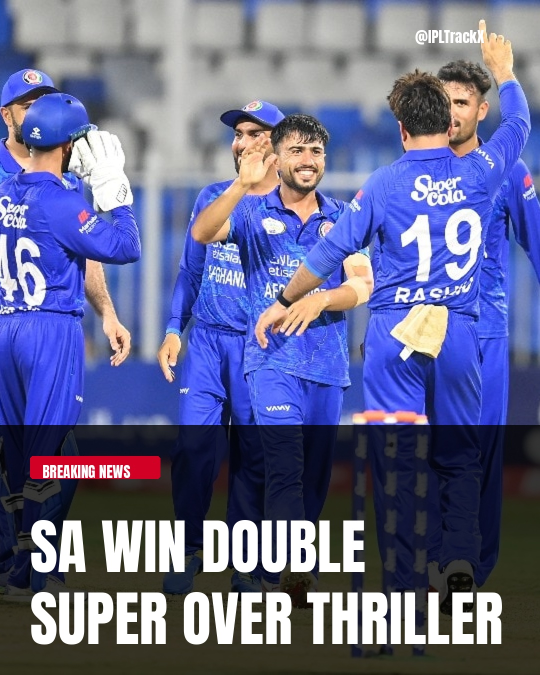
#> input picture final_post.jpg, 1080 x 1350 px (shown at 1/2 size)
$ python qc_vision.py   (older library calls are emulated)
#> lines starting #> are read from the running program, lines starting #| are printed output that depends on the picture
import cv2
import numpy as np
import os
import sys
import time
import requests

# --- CONFIGURATION ---
BASE_DIR = os.path.abspath(os.path.join(os.path.dirname(__file__), '..'))
FINAL_IMAGE = os.path.join(BASE_DIR, "final_post.jpg")
LOG_DIR = os.path.join(BASE_DIR, "logs")
TEMP_DIR = os.path.join(BASE_DIR, "temp")

# --- FACE DETECTION MODEL SETUP ---
def get_haarcascade_path():
    """Robustly finds or downloads Face Detection Model"""
    # 1. Try standard OpenCV path
    try:
        path = os.path.join(cv2.data.haarcascades, "haarcascade_frontalface_default.xml")
        if os.path.exists(path): return path
    except: pass

    # 2. Check temp/
    local_path = os.path.join(TEMP_DIR, "haarcascade_frontalface_default.xml")
    if os.path.exists(local_path): return local_path

    # 3. DOWNLOAD IT
    print("📥 QC: Downloading Face Model...")
    url = "https://raw.githubusercontent.com/opencv/opencv/master/data/haarcascades/haarcascade_frontalface_default.xml"
    try:
        if not os.path.exists(TEMP_DIR): os.makedirs(TEMP_DIR)
        response = requests.get(url)
        with open(local_path, 'wb') as f: f.write(response.content)
        return local_path
    except: return None

def log_qc(score, status, issues):
    timestamp = time.strftime("%Y-%m-%d %H:%M:%S")
    log_msg = f"[{timestamp}] QC Score: {score} | Status: {status} | Issues: {', '.join(issues)}"
    print(f"👮‍♂️ {log_msg}")

    if not os.path.exists(LOG_DIR): os.makedirs(LOG_DIR)
    with open(os.path.join(LOG_DIR, "performance.log"), 'a') as f:
        f.write(log_msg + "\n")

# --- CHECKS ---
def check_resolution(img):
    h, w, _ = img.shape
    if w >= 2048: return 15
    elif w >= 1080: return 10
    return 0

def check_visual_quality(img):
    gray = cv2.cvtColor(img, cv2.COLOR_BGR2GRAY)
    blur = cv2.Laplacian(gray, cv2.CV_64F).var()
    if blur > 120: return 10
    if blur > 80: return 5
    return 0

def check_subject_safety(img):
    model_path = get_haarcascade_path()
    if not model_path: return 20, "Face Check Skipped"

    gray = cv2.cvtColor(img, cv2.COLOR_BGR2GRAY)
    face_cascade = cv2.CascadeClassifier(model_path)
    faces = face_cascade.detectMultiScale(gray, 1.1, 5, minSize=(100, 100))

    h, w, _ = img.shape
    margin = int(w * 0.05)

    if len(faces) == 0: return 20, "No Face Detected"
    for (x, y, fw, fh) in faces:
        if x < margin or y < margin or (x+fw) > (w-margin):
            return 0, "Face too close to edge"
    return 20, "Faces Safe"

def check_text_contrast(img):
    lab = cv2.cvtColor(img, cv2.COLOR_BGR2LAB)
    l, _, _ = cv2.split(lab)
    if l.std() > 45: return 20
    if l.std() > 25: return 10
    return 0

def check_safe_margins(img):
    h, w, _ = img.shape
    margin = int(w * 0.08)
    crops = [img[:, :margin], img[:, w-margin:], img[:margin, :], img[h-margin:, :]]
    clean = 0
    for crop in crops:
        if np.mean(cv2.Canny(crop, 100, 200)) < 15: clean += 1
    if clean >= 3: return 15
    if clean >= 1: return 5
    return 0

def check_layout_balance(img):
    gray = cv2.cvtColor(img, cv2.COLOR_BGR2GRAY)
    h, w = gray.shape
    M = cv2.moments(gray)
    if M["m00"] == 0: return 0
    cX = int(M["m10"] / M["m00"])
    dev = abs(cX - w//2) / (w//2)
    if dev < 0.2: return 20
    if dev < 0.4: return 10
    return 5

# --- MAIN RUNNER ---
def run_qc():
    print("👮‍♂️ QC VISION: Starting Advanced Scan...")

    if not os.path.exists(FINAL_IMAGE):
        print("❌ FAIL: No image found.")
        sys.exit(1)

    try:
        img = cv2.imread(FINAL_IMAGE)
#> img is the input picture: shape (1350, 1080, 3); mean B, G, R 144, 105.6, 103.1
        if img is None:
            print("❌ FAIL: Corrupted image file.")
            sys.exit(1)

        total = 0
        issues = []

        # FIX: Single variable return for resolution
        score = check_resolution(img)
#> score = 10
        total += score
#> total = 10
        if score == 0: issues.append("Low Res")

        score = check_visual_quality(img)
#> in check_visual_quality, `gray = cv2.cvtColor(img, cv2.COLOR_BGR2GRAY)`:
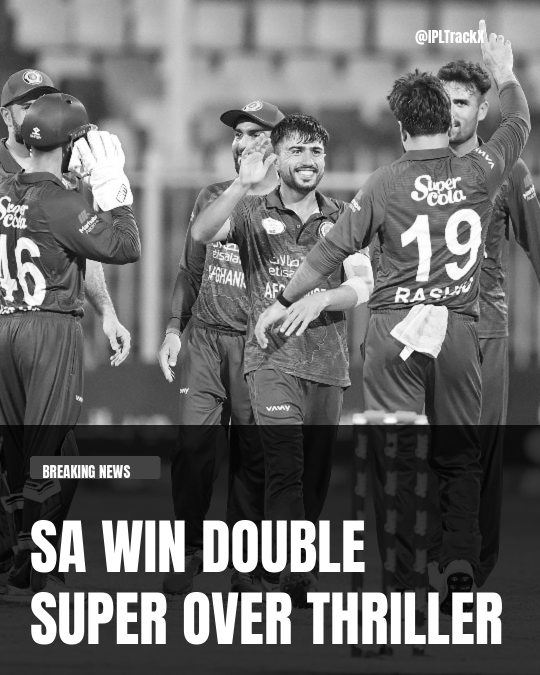
#> gray: shape (1350, 1080) (shown at 1/2 size); min 0, max 255, mean 109.2
#> in check_visual_quality, `blur = cv2.Laplacian(gray, cv2.CV_64F).var()`: blur = 607
        total += score
#> total = 20
        if score == 0: issues.append("Blurry")

        # Tuple return for Safety
        score, msg = check_subject_safety(img)
#> in check_subject_safety, `faces = face_cascade.detectMultiScale(gray, 1.1, 5, minSize=(100, 100))`: faces = [[845, 161, 117, 117], [555, 259, 114, 114]]
#> the loop in check_subject_safety, `for (x, y, fw, fh) in faces:` made 2 passes
#> score = 20; msg = 'Faces Safe'
        total += score
#> total = 40
        if score == 0: issues.append(msg)

        score = check_text_contrast(img)
#> in check_text_contrast, `lab = cv2.cvtColor(img, cv2.COLOR_BGR2LAB)`: lab: shape (1350, 1080, 3); mean of channels 0, 1, 2 115.5, 140, 108
        total += score
#> total = 60
        if score == 0: issues.append("Low Contrast")

        score = check_safe_margins(img)
#> the loop in check_safe_margins, `for crop in crops:` made 4 passes
#> after the loop in check_safe_margins, `for crop in crops:`: clean = 3
#> score = 15
        total += score
#> total = 75
        if score < 10: issues.append("Bad Margins")

        score = check_layout_balance(img)
#> in check_layout_balance, `M = cv2.moments(gray)`: M = moments, m00 159234985, centre m10/m00, m01/m00 = (526.3, 590.6)
#> in check_layout_balance, `cX = int(M["m10"] / M["m00"])`: cX = 526
#> in check_layout_balance, `dev = abs(cX - w//2) / (w//2)`: dev = 0.0259
#> score = 20
        total += score
#> total = 95
        if score < 10: issues.append("Unbalanced")

        # Decision
        status = "FAIL"
        if total >= 80: status = "PASS"
        elif total >= 60: status = "RETRY"

        log_qc(total, status, issues)
#| 👮‍♂️ [2026-11-20 20:17:18] QC Score: 95 | Status: PASS | Issues:

        if status == "PASS": sys.exit(0)
#> (the program exits here)
